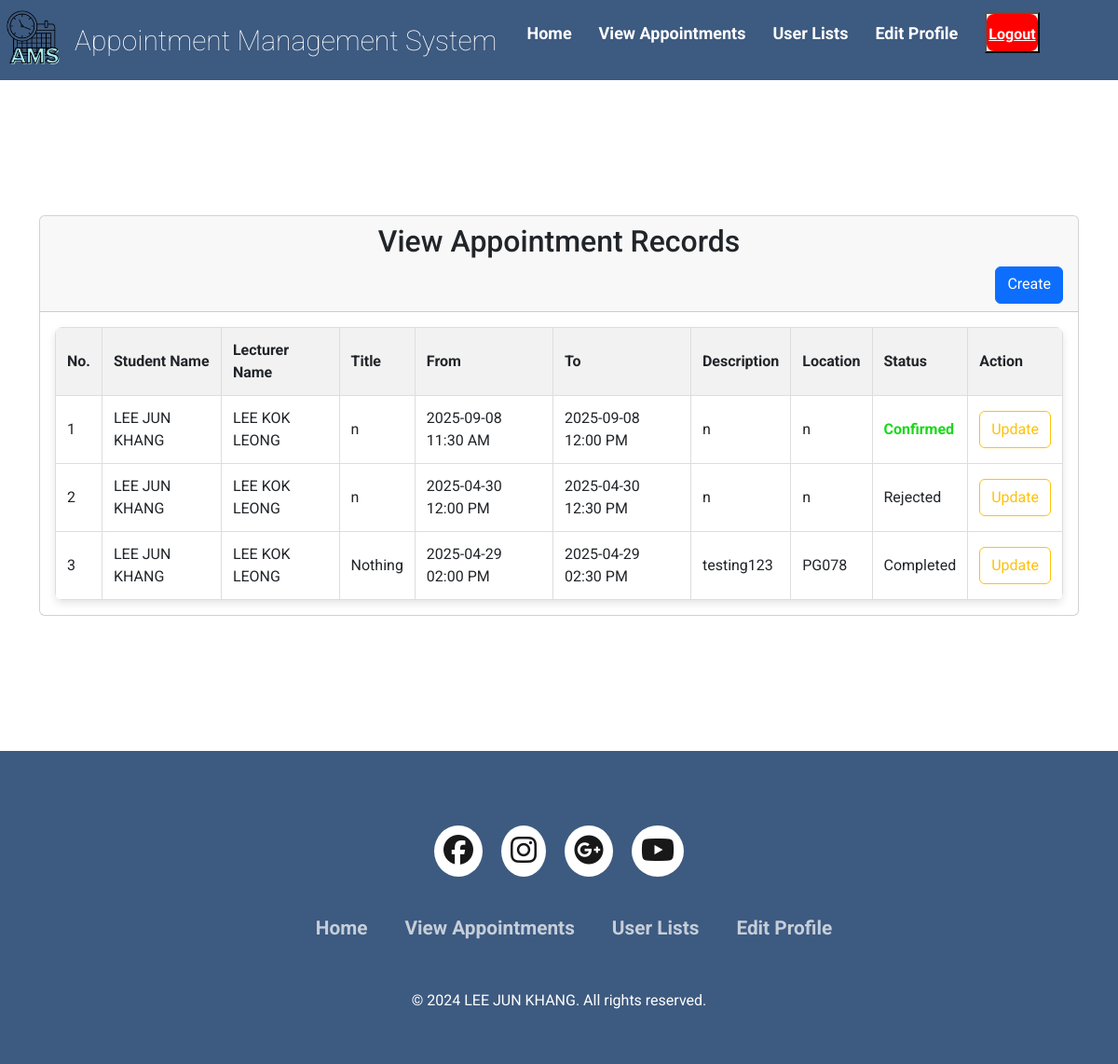
Screenshot of /appointment_view_admin.php (signed in) with the database file from the repository.
### tables this page shows
CREATE TABLE `appointments` (
  `id` bigint(11) NOT NULL,
  `student_id` bigint(11) NOT NULL,
  `lecturer_id` bigint(11) NOT NULL,
  `title` varchar(100) NOT NULL,
  `start_datetime` datetime NOT NULL,
  `end_datetime` datetime NOT NULL,
  `status` enum('Confirmed','Rejected','Cancelled','Completed') DEFAULT 'Confirmed',
  `description` text DEFAULT NULL,
  `location` varchar(50) NOT NULL,
  `created_at` timestamp NOT NULL DEFAULT current_timestamp(),
  `updated_at` timestamp NOT NULL DEFAULT current_timestamp() ON UPDATE current_timestamp()
);

CREATE TABLE `users` (
  `id` bigint(11) NOT NULL,
  `username` varchar(100) NOT NULL,
  `email` varchar(100) NOT NULL,
  `role_id` int(1) NOT NULL,
  `reg_date` datetime NOT NULL,
  `password` varchar(255) NOT NULL,
  `contact_number` varchar(15) NOT NULL
);

### appointment_view_admin.php (the view, shortened to what this page needs)
<!DOCTYPE html>
<html lang="en">
<head>
    <link rel="stylesheet" href="css/style.css">
    <link href="https://cdn.jsdelivr.net/npm/bootstrap@5.3.3/dist/css/bootstrap.min.css" rel="stylesheet"
>
    <link rel="stylesheet" type="text/css"
        href="https://cdnjs.cloudflare.com/ajax/libs/font-awesome/6.6.0/css/all.min.css">
    <link rel="stylesheet" href="https://unicons.iconscout.com/release/v4.0.0/css/line.css">
</head>
<body>
    <header>
        <nav class="navbar">
            <div class="navdiv">
                <div class="image-container">
                    <a href="home_admin.php"><img src="assets/images/logo.png" alt="logo" class="nav-logo"
                            style="width: 70px; height: auto;"></a>
                    <a href="home_admin.php" class="logo-text">Appointment Management System</a>
                    <?php
                    include("database.php");
                    $email = $_SESSION['email'] ?? null;
                    $query = "SELECT users.*, roles.role_name
                              FROM users
                              JOIN roles ON users.role_id = roles.id
                              WHERE users.email = ?";
                    $stmt = $con->prepare($query);
                    $stmt->bind_param("s", $email);
                    $stmt->execute();
                    $result = $stmt->get_result();
                    $user = $result->fetch_assoc();
                    $res_id = $user['id'];
                    ?>
                </div>
                <ul>
                    <li><a href="home_admin.php">Home</a></li>
                    <li><a href="appointment_view_admin.php">View Appointments</a></li>
                    <li><a href="user_view_admin.php">User Lists</a></li>
                    <li><?php echo "<a href='edit_profile_admin.php?id=$res_id'>Edit Profile</a>"; ?></li>
                    <button><a href="logout.php" class="logout-btn">Logout</a></button>
                </ul>
            </div>
        </nav>
    </header>
    <main>
        <div class="container">
            <div class="row">
                <div class="col-md-12">
                    <div class="card">
                        <div class="card-header">
                            <h2 style="text-align: center;">View Appointment Records</h2>
                            <div class="d-grid gap-2 d-md-flex justify-content-md-end">
                                <button type="button" class="btn btn-primary" data-bs-toggle="modal"
                                    data-bs-target="#createModal">
                                    <p>Create</p>
                                </button>
                            </div>
                        </div>
                        <div class="card-body">
                            <table class="product-table">
                                <thead>
                                    <tr>
                                        <th>No.</th>
                                        <th>Student Name</th>
                                        <th>Lecturer Name</th>
                                        <th>Title</th>
                                        <th>From</th>
                                        <th>To</th>
                                        <th>Description</th>
                                        <th>Location</th>
                                        <th>Status</th>
                                        <th>Action</th>
                                    </tr>
                                </thead>
                                <tbody>
                                    <?php
                                    $count = 1;
                                    $sel_query = "SELECT appointments.*,
                                                  u1.username AS student_name,
                                                  u1.email AS student_email,
                                                  u2.username AS lecturer_name,
                                                  u2.email AS lecturer_email,
                                                  DATE_FORMAT(appointments.start_datetime, '%Y-%m-%d %h:%i %p') AS formatted_start,
                                                  DATE_FORMAT(appointments.end_datetime, '%Y-%m-%d %h:%i %p') AS formatted_end
                                                  FROM appointments
                                                  JOIN students s ON appointments.student_id = s.id
                                                  JOIN users u1 ON s.user_id = u1.id
                                                  JOIN lecturers l ON appointments.lecturer_id = l.id
                                                  JOIN users u2 ON l.user_id = u2.id
                                                  ORDER BY appointments.id DESC";
                                    $stmt = $con->prepare($sel_query);
                                    if (!$stmt) {
                                        echo "<tr><td colspan='10' style='text-align: center;'>Error preparing query: " . htmlspecialchars($con->error) . "</td></tr>";
                                    } else {
                                        if (!$stmt->execute()) {
                                            echo "<tr><td colspan='10' style='text-align: center;'>Error executing query: " . htmlspecialchars($stmt->error) . "</td></tr>";
                                        } else {
                                            $result = $stmt->get_result();
                                            if ($result->num_rows === 0) {
                                                echo "<tr><td colspan='10' style='text-align: center;'>No appointments found.</td></tr>";
                                            } else {
                                                while ($row = $result->fetch_assoc()) {
                                    ?>
                                                    <tr>
                                                        <td><?php echo $count; ?></td>
                                                        <td><?php echo htmlspecialchars($row["student_name"]); ?></td>
                                                        <td><?php echo htmlspecialchars($row["lecturer_name"]); ?></td>
                                                        <td><?php echo htmlspecialchars($row["title"]); ?></td>
                                                        <td><?php echo htmlspecialchars($row["formatted_start"]); ?></td>
                                                        <td><?php echo htmlspecialchars($row["formatted_end"]); ?></td>
                                                        <td><?php echo htmlspecialchars($row["description"]); ?></td>
                                                        <td><?php echo htmlspecialchars($row["location"]); ?></td>
                                                        <?php
                                                        $statusClass = '';
                                                        $statusText = $row['status'];
                                                        switch ($statusText) {
                                                            case 'Confirmed':
                                                                $statusClass = 'status-confirmed';
                                                                break;
                                                            default:
                                                                $statusClass = '';
                                                        }
                                                        echo "<td class='$statusClass'>" . htmlspecialchars($statusText) . "</td>";
                                                        ?>
                                                        <td>
                                                            <?php if ($row['status'] !== 'Cancelled'): ?>
                                                                <button type="button" class="btn btn-outline-warning" data-bs-toggle="modal"
                                                                    data-bs-target="#updateModal"
                                                                    data-id="<?php echo $row['id']; ?>">Update</button>
                                                            <?php else: ?>
                                                                <button type="button" class="btn btn-outline-secondary"
                                                                    disabled>Cancelled</button>
                                                            <?php endif; ?>
                                                        </td>
                                                    </tr>
                                    <?php
                                                    $count++;
                                                }
                                            }
                                        }
                                    }
                                    ?>
                                </tbody>
                            </table>
                        </div>
                    </div>
                </div>
            </div>
    </main>
    <footer class="footer">
        <div class="footer-container">
            <div class="footer-icons">
                <a href=""><i class="fa-brands fa-facebook"></i></a>
                <a href=""><i class="fa-brands fa-instagram"></i></a>
                <a href=""><i class="fa-brands fa-google-plus"></i></a>
                <a href=""><i class="fa-brands fa-youtube"></i></a>
            </div>
            <div class="footer-nav">
                <ul>
                    <li><a href="home_admin.php">Home</a></li>
                    <li><a href="appointment_view_admin.php">View Appointments</a></li>
                    <li><a href="user_view_admin.php">User Lists</a></li>
                    <li><a href="edit_profile_admin.php">Edit Profile</a></li>
                </ul>
            </div>
            <div class="footer-bottom">
                <p>© 2024 LEE JUN KHANG. All rights reserved. </p>
            </div>
        </div>
    </footer>
</body>
</html>

### css/style.css (style rules this page uses)
* { padding: 0; margin: 0; box-sizing: border-box; font-family: 'Roboto', sans-serif; }
body { background: #98C1D9; }
.container { display: flex; align-items: center; justify-content: center; min-height: 90vh; }
.navdiv { text-decoration: none; display: flex; align-items: center; justify-content: space-between; }
.btn { height: 40px; background: #3D5A80; color: white; font-size: 16px; font-weight: bold; border: 2px solid #3D5A80; border-radius: 5px; cursor: pointer; transition: background 0.3s ease, color 0.3s ease, border-color 0.3s ease; text-align: center; line-height: 40px; }
.logout-btn { height: 40px; background-color: red; color: white; font-size: 16px; font-weight: bold; border: 2px solid red; border-radius: 8px; cursor: pointer; text-align: center; line-height: 40px; padding: 0; margin: 0; box-sizing: border-box; display: inline-block; transition: background-color 0.3s ease, color 0.3s ease, border-color 0.3s ease; }
footer { background-color: #3D5A80; }
.footer-container { width: 100%; padding: 70px 30px 20px; }
.footer-icons { display: flex; justify-content: center; }
.footer-icons a { text-decoration: none; padding: 10px; background-color: white; margin: 10px; border-radius: 50%; }
.footer-icons a i { font-size: 2em; color: black; opacity: 0.9; }
.footer-nav { margin: 30px 0; }
.footer-nav ul { display: flex; justify-content: center; }
.footer-nav ul li a { color: white; margin: 20px; text-decoration: none; font-size: 1.3em; opacity: 0.7; transition: 0.5s; }
.footer-bottom { background-color: #3D5A80; padding: 20px; text-align: center; }
.footer-bottom p { color: white; }
.navbar { background: #3D5A80; font-family: calibri; padding-right: 15px; padding-left: 15px; }
.navdiv { display: flex; align-items: center; justify-content: space-between; }
.navdiv ul li a { text-decoration: none; }
.logo-text { font-size: 30px; font-weight: 60; color: white; text-decoration: none; }
.image-container img { width: 100px; height: auto; display: flex; align-items: center; }
.image-container { display: flex; align-items: center; }
.nav-logo { width: 100px; height: auto; margin-right: 10px; }
li { list-style: none; display: inline-block; }
li a { color: white; font-size: 18px; font-weight: bold; margin-right: 25px; }
.product-table { width: 100%; border-collapse: collapse; background-color: #fff; border-radius: 8px; overflow: hidden; box-shadow: 0 4px 8px rgba(0, 0, 0, 0.1); }
.product-table th, .product-table td { padding: 12px; border: 1px solid #ddd; }
.product-table th { background-color: #f2f2f2; font-weight: bold; }
.status-confirmed { color: rgb(25, 216, 25); font-weight: bold; }

### rows the page displays
appointments: student.username "LEE JUN KHANG", users.username "LEE KOK LEONG", title "n", formatted_start "2025-09-08 11:30 AM", formatted_end "2025-09-08 12:00 PM", description "n", location "n", status "Confirmed"
appointments: student.username "LEE JUN KHANG", users.username "LEE KOK LEONG", title "n", formatted_start "2025-04-30 12:00 PM", formatted_end "2025-04-30 12:30 PM", description "n", location "n", status "Rejected"
appointments: student.username "LEE JUN KHANG", users.username "LEE KOK LEONG", title "Nothing", formatted_start "2025-04-29 02:00 PM", formatted_end "2025-04-29 02:30 PM", description "testing123", location "PG078", status "Completed"
